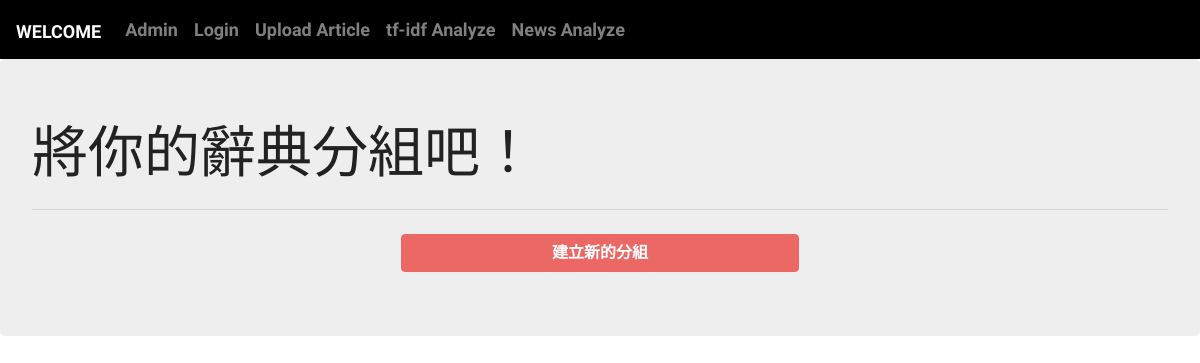
/customdictpage/buildset/ (signed in), run on an earlier commit of the app's database.
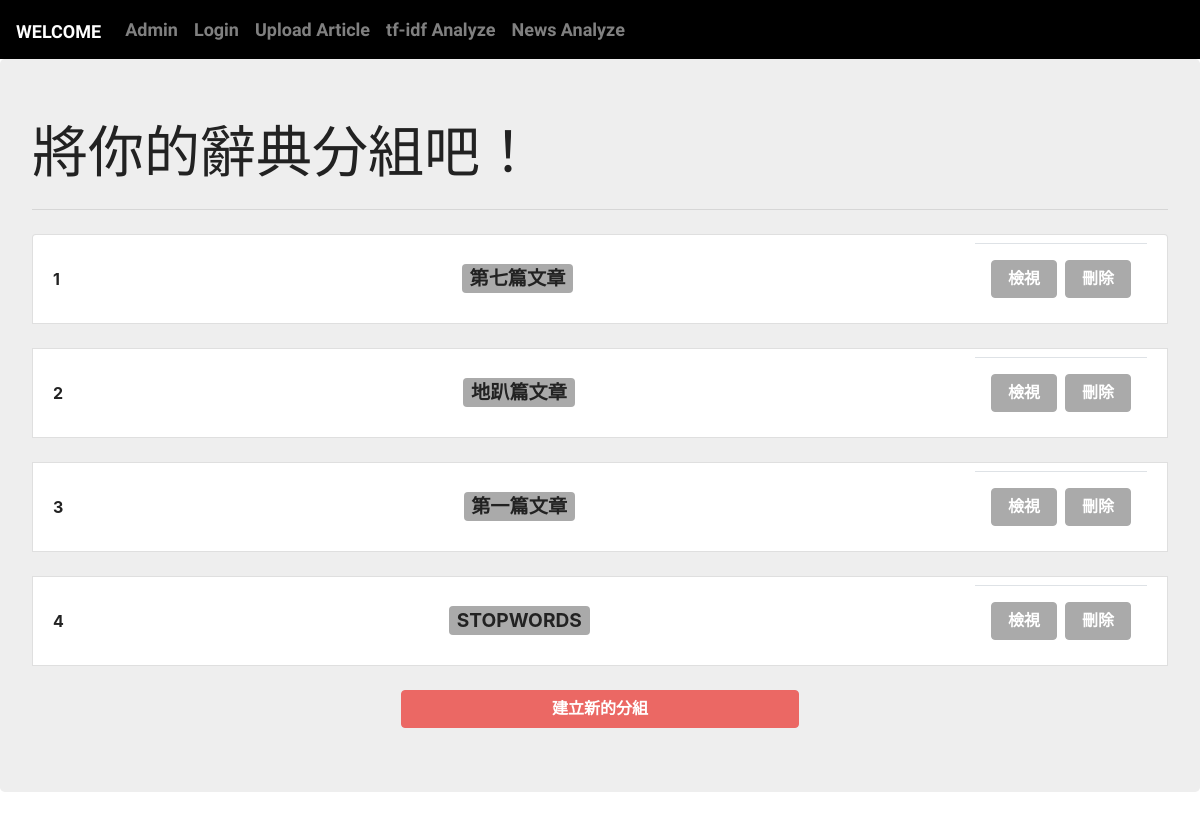
And on a later commit of the database.
### customdict/models.py (models this page shows, shortened)
class UserDictFile(models.Model):
	title = models.CharField(max_length=30, blank=False)
	file = models.FileField(upload_to='UserDictDir/')
	user = models.ForeignKey(settings.AUTH_USER_MODEL, on_delete=models.CASCADE, related_name = 'DictFile')

### customdict/views.py (the view)
# urls.py: path('buildset/', views.build, name='buildset'),
@login_required(login_url='/loginapp/login')
def build(request):
	return render(request, 'customdict/build.html')

### templates/customdict/build.html (shortened to what this page needs)
{% extends '../base.html' %}
{% block body %}
	<div class="jumbotron">
	  <h1 class="display-4">將你的辭典分組吧！</h1>
	  <hr class="my-4">
	  <ul class="list-group">
      {% for file in request.user.DictFile.all %}
      <li class="list-group-item d-flex justify-content-between align-items-center" style="height: 90px;">
        <b>{{forloop.counter}}</b><strong class="badge badge-secondary" style="font-size: 120%;" >{{file.title}}</strong>
        <div class="modal-footer">
	          <button type="button" class="btn btn-secondary" data-dismiss="modal" onclick="location.href='/customdictpage/showdictfile/{{file.pk}}'">檢視</button>
	          <button type="button" class="btn btn-secondary" data-dismiss="modal" onclick="location.href='/customdictpage/deletedictfile/{{file.pk}}'">刪除</button>
        </div>
      </li>
      <br>
      {% endfor %}
    </ul>
          <button style='width: 35%; text-align: center; margin: 0 auto;' type="button" class="btn btn-primary btn-block">建立新的分組</button>
	</div>
{% endblock %}

What changed in the data, as far as the page shows it:
added UserDictFile: title "第七篇文章"
added UserDictFile: title "地趴篇文章"
added UserDictFile: title "第一篇文章"
added UserDictFile: title "STOPWORDS"
